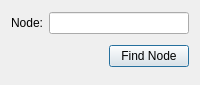
<?xml version="1.0" encoding="UTF-8"?>
<ui version="4.0">
 <class>FindNodeDlg</class>
 <widget class="QDialog" name="FindNodeDlg">
  <property name="geometry">
   <rect>
    <x>0</x>
    <y>0</y>
    <width>200</width>
    <height>85</height>
   </rect>
  </property>
  <property name="minimumSize">
   <size>
    <width>200</width>
    <height>85</height>
   </size>
  </property>
  <property name="maximumSize">
   <size>
    <width>200</width>
    <height>85</height>
   </size>
  </property>
  <property name="windowTitle">
   <string>Find Node</string>
  </property>
  <layout class="QVBoxLayout" name="verticalLayout">
   <item>
    <layout class="QHBoxLayout" name="horizontalLayout">
     <item>
      <widget class="QLabel" name="label">
       <property name="text">
        <string>Node:</string>
       </property>
      </widget>
     </item>
     <item>
      <widget class="QLineEdit" name="lineNodeName"/>
     </item>
    </layout>
   </item>
   <item>
    <layout class="QHBoxLayout">
     <property name="spacing">
      <number>6</number>
     </property>
     <property name="margin">
      <number>0</number>
     </property>
     <item>
      <spacer>
       <property name="orientation">
        <enum>Qt::Horizontal</enum>
       </property>
       <property name="sizeHint" stdset="0">
        <size>
         <width>131</width>
         <height>31</height>
        </size>
       </property>
      </spacer>
     </item>
     <item>
      <widget class="QPushButton" name="okButton">
       <property name="text">
        <string>Find Node</string>
       </property>
      </widget>
     </item>
    </layout>
   </item>
  </layout>
 </widget>
 <resources/>
 <connections>
  <connection>
   <sender>okButton</sender>
   <signal>clicked()</signal>
   <receiver>FindNodeDlg</receiver>
   <slot>accept()</slot>
   <hints>
    <hint type="sourcelabel">
     <x>278</x>
     <y>253</y>
    </hint>
    <hint type="destinationlabel">
     <x>96</x>
     <y>254</y>
    </hint>
   </hints>
  </connection>
 </connections>
</ui>
